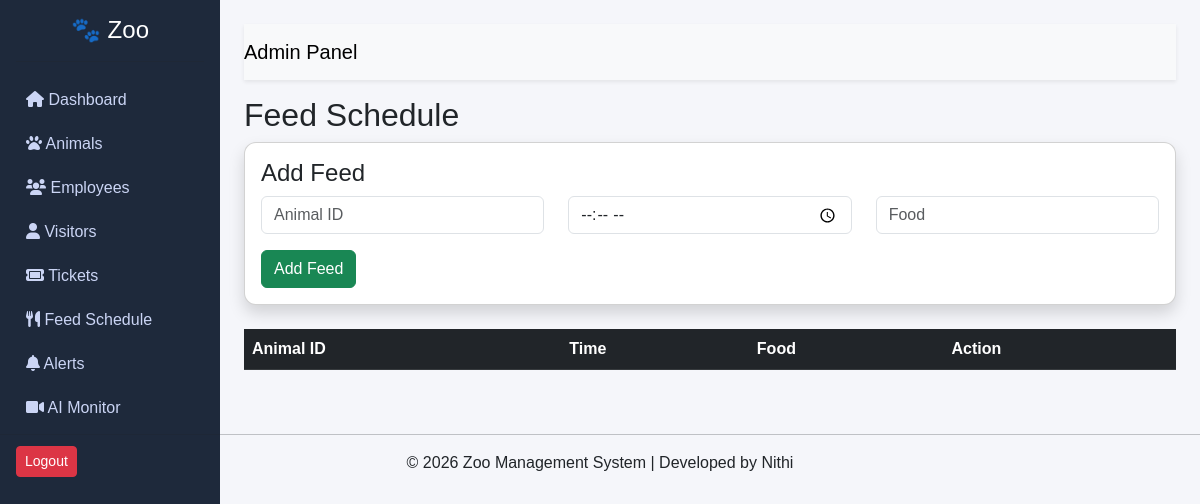
Before: /feed with the older database file.
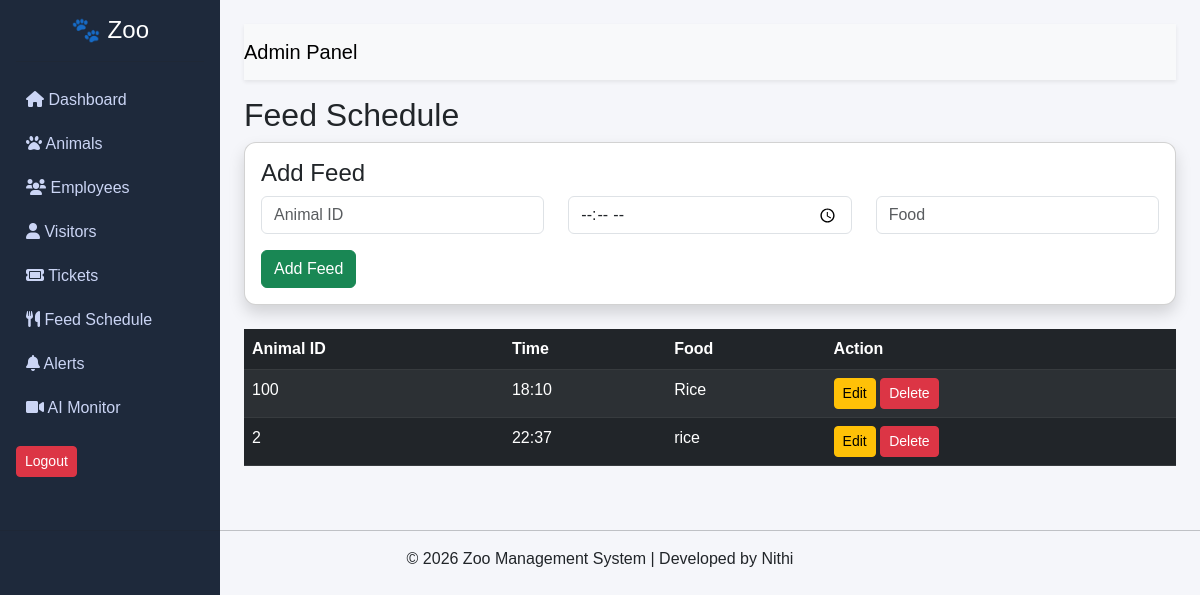
After: the same page with the newer database file.
### tables this page shows
CREATE TABLE feed_schedule (
            id INTEGER PRIMARY KEY AUTOINCREMENT,
            animal_id TEXT,
            time TEXT,
            food TEXT
        );

### app.py (the view, shortened to what this page needs)
@app.route('/feed', methods=['GET', 'POST'])
def feed():
    data = zoo_db.get_feed()
    return render_template('view_feed.html', feed=data)

### zoo_database.py (called while the page is built)
    def get_feed(self):
        self.cursor.execute("SELECT * FROM feed_schedule")
        return self.cursor.fetchall()

### templates/view_feed.html
{% extends "base.html" %}
{% block content %}
<h2>Feed Schedule</h2>
<div class="card p-3 shadow mb-4">
    <h4>Add Feed</h4>
    <form method="POST">
        <div class="row">
            <div class="col-md-4">
                <input type="text" name="animal_id" class="form-control" placeholder="Animal ID" required>
            </div>
            <div class="col-md-4">
                <input type="time" name="time" class="form-control" required>
            </div>
            <div class="col-md-4">
                <input type="text" name="food" class="form-control" placeholder="Food" required>
            </div>
        </div>
        <button class="btn btn-success mt-3">Add Feed</button>
    </form>
</div>
<table class="table table-dark table-striped">
    <thead>
        <tr>
            <th>Animal ID</th>
            <th>Time</th>
            <th>Food</th>
            <th>Action</th>
        </tr>
    </thead>
    <tbody>
        {% for f in feed %}
        <tr>
            <td>{{ f[1] }}</td>
            <td>{{ f[2] }}</td>
            <td>{{ f[3] }}</td>
            <td>
            <a href="/edit_feed/{{ f[0] }}" class="btn btn-warning btn-sm">Edit</a>
            <a href="/delete_feed/{{ f[0] }}"
                class="btn btn-danger btn-sm"
                onclick="return confirm('Delete this record?');">
                Delete
            </a>
            </td>
        </tr>
        {% endfor %}
    </tbody>
</table>
{% endblock %}

Changed rows visible on the page:
added feed_schedule: animal "100", time "18:10", food "Rice"
added feed_schedule: animal "2", time "22:37", food "rice"
